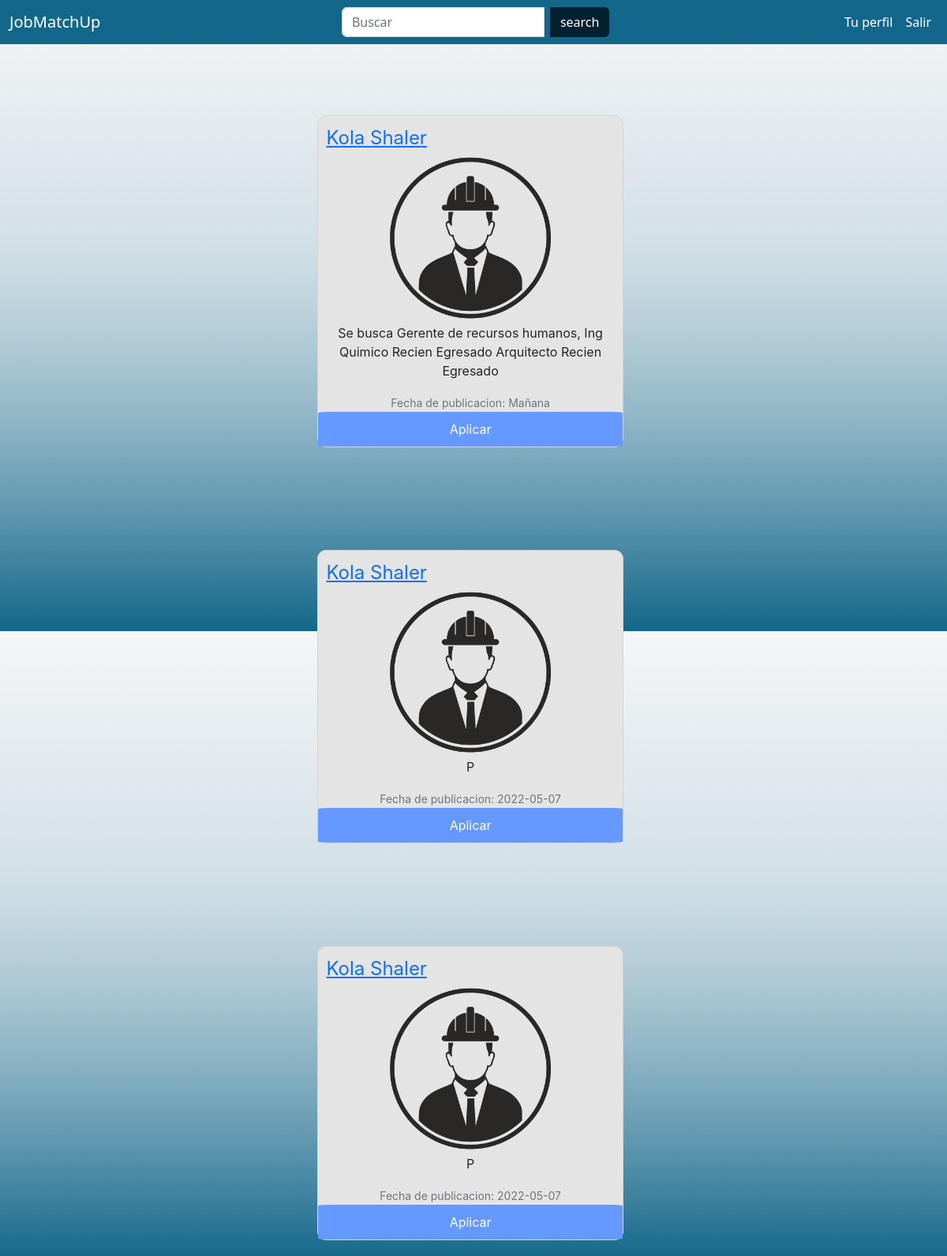
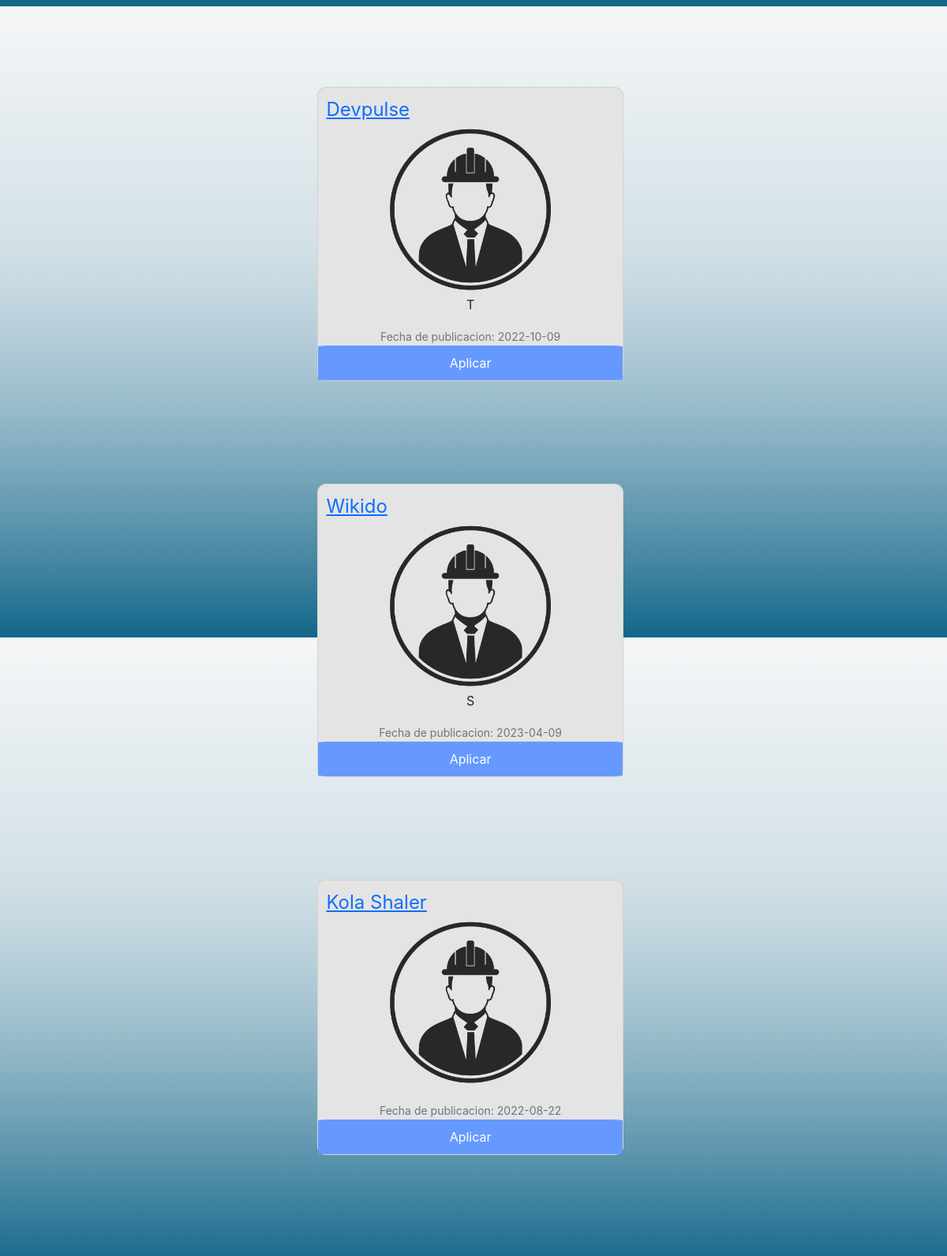
Screenshot of /inicio-usuario (signed in, upper part) with the database file from the repository (2 pictures, top to bottom).
### tables this page shows
CREATE TABLE 'pasantias_carreras'(
    'id_pasantias_carreras' INTEGER PRIMARY KEY AUTOINCREMENT NOT NULL,
    'id_carrera' INTEGER NOT NULL REFERENCES carreras(id_carrera),
    'id_pasantia' INTEGER NOT NULL REFERENCES pasantias(id_pasantia)

);

CREATE TABLE 'empresas' ('id_empresa' INTEGER PRIMARY KEY AUTOINCREMENT NOT NULL, 'nombre' TEXT NOT NULL, 'correo' TEXT NOT NULL, 'direccion' TEXT, 'hash' TEXT, 'decripcion' TEXT NOT NULL, 'foto' TEXT);

CREATE TABLE 'pasantias'(
        'id_pasantia' INTEGER PRIMARY KEY AUTOINCREMENT NOT NULL,
        'id_empresa' INTEGER NOT NULL REFERENCES empresas(id_empresa),
        'fecha' TEXT NOT NULL,
        'descripcion' TEXT,
        'imagen' TEXT
     -- Está la tabla pasantia carreras
);

### app.py (the view)
@login_required
@app.route("/inicio-usuario", methods=["GET", "POST"])
def index_usuario():
    pasantias = db.execute(
        "SELECT * FROM pasantias JOIN pasantias_carreras ON (pasantias.id_pasantia = pasantias_carreras.id_pasantia) JOIN empresas ON (empresas.id_empresa = pasantias.id_empresa) WHERE pasantias_carreras.id_carrera = ?;", session["id_carrera"])
    for pasantia in pasantias:
        print(pasantia)
    print(session["id"])
    return render_template("pagina_inicio.html", pasantias=pasantias, id=session["id"])

### templates/pagina_inicio.html (shortened to what this page needs)
<!Doctype html>
<html lang="En">
<head>
  <link href="https://cdn.jsdelivr.net/npm/bootstrap@5.2.3/dist/css/bootstrap.min.css" rel="stylesheet"
>
  <link rel="stylesheet" href="/static/paginainicio.css">
</head>
<body class="degradado">
  <nav class="navbar navbar-expand-xl" style="background-color: #13678A;">
    <div class="container-fluid d-flex justify-content-between">
      <div>
        <a class="navbar-brand" href="#" style="color: #ffffff">JobMatchUp</a>
      </div>
      <div>
        <form class="d-flex">
          <div class="input-group">
            <input class="form-control me-2" type="search" placeholder="Buscar" aria-label="Search">
            <button class="btn buscar" type="submit">search</button>
          </div>
        </form>
      </div>
      <div>
        <div class="collapse navbar-collapse" id="navbarBasic">
          <ul class="navbar-nav ms-auto mb-2 mb-xl-0">
            <li class="nav-item">
              <a class="nav-link active" style="color: #ffffff" aria-current="page" href="/perfil/{{ id }}">Tu perfil</a>
            </li>
          </ul>
          <ul class="navbar-nav ms-auto mb-2 mb-xl-0">
            <li class="nav-item">
              <a class="nav-link active" style="color: #ffffff" aria-current="page" href="/logout">Salir</a>
            </li>
          </ul>
        </div>
      </div>
    </div>
  </nav>
  {%for pasantia in pasantias%}
  <div class="publicaciones">
    <div class="tarjeta">
      <div class="titulo"> <a href="#">  {{ pasantia["nombre"] }}  </a> </div>
      <div class="cuerpo">
        <img src="/static/ing.png" alt="muestra" id="imagen" class="col-5 col-sm-4">
      </div>
      <div>
        <div class="card-body">
          <p class="card-text">
            {{ pasantia["descripcion"] }}
          </p>
          <p class="card-text"><small class="text-muted"> Fecha de publicacion:  {{ pasantia["fecha"] }} </small></p>
        </div>
        <div class="pie">
          <a href="#">Aplicar</a>
        </div>
      </div>
    </div>
  </div>
  {%endfor%}
  <body>
</html>

### static/paginainicio.css (style rules this page uses)
body { background: linear-gradient(#f5f6f7, 70% , #13678A); }
.publicaciones { width:50%; margin-left:25%; flex-direction:column; display: inline-block; padding:2.5rem; }
.card-text { text-align:center; }
.tarjeta { margin-top: 50px; margin-left:12%; flex-wrap:nowrap; width:74.5%; border: 1px solid lightgray; font-family: 'inter', Fjalla One; background-color: #e4e4e4; border-radius: 3%; }
.titulo { font-size: 24px; padding: 10px 10px 0 10px;; }
.cuerpo { display: flex; }
#imagen { position: relative; width: 100%; heigth: 100%; }
.pie { background: #6699ff; padding: 10px; text-align:center; border-radius:3%; }
.pie a { text-decoration: none; color: white; }
.pie a:after { position: absolute; }
.buscar { background-color: #012030; color: #ffffff; }

### rows the page displays
pasantias_carreras: nombre "Kola Shaler", descripcion "Se busca Gerente de recursos humanos, Ing Quimico Recien Egresado Arquitecto Recien Egresado", fecha "Mañana"
pasantias_carreras: nombre "Kola Shaler", descripcion "P", fecha "2022-05-07"
pasantias_carreras: nombre "Kola Shaler", descripcion "P", fecha "2022-05-07"
pasantias_carreras: nombre "Devpulse", descripcion "T", fecha "2022-10-09"
pasantias_carreras: nombre "Wikido", descripcion "S", fecha "2023-04-09"
pasantias_carreras: nombre "Kola Shaler", fecha "2022-08-22"
